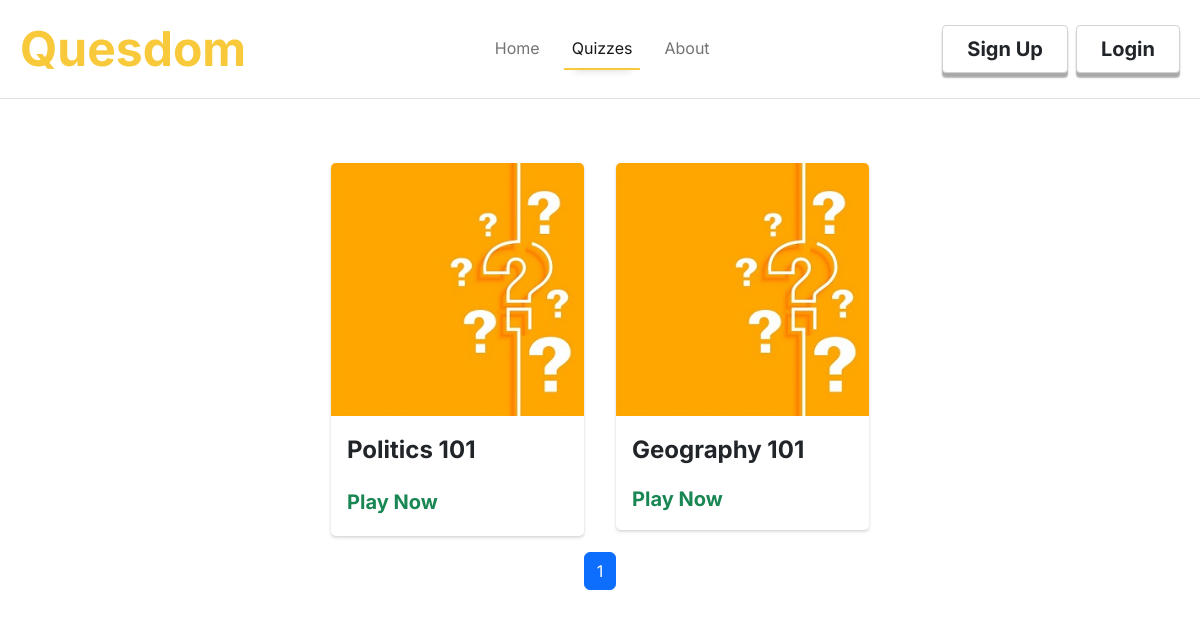
/allquizzes, run on an earlier commit of the app's database.
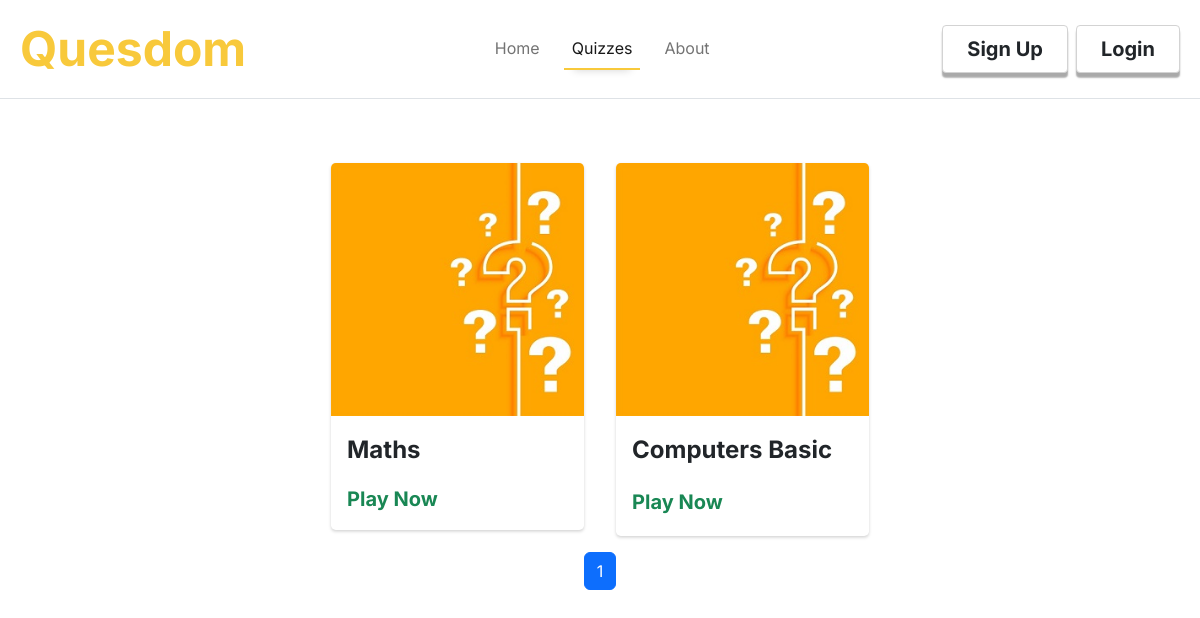
And on a later commit of the database.
### quesdom/models.py (models this page shows, shortened)
class Quizzes(db.Model):
    id = db.Column(db.Integer, primary_key = True)
    quiz_title = db.Column(db.String(30), nullable= False)
    quiz_description = db.Column(db.String(200), nullable=False)
    quiz_category = db.Column(db.String(20), nullable=False)
    quiz_difficulty = db.Column(db.String(10), nullable=False)
    timed = db.Column(db.Boolean, nullable = False)
    date_created = db.Column(db.DateTime, nullable=False, default=datetime.utcnow)
    author = db.Column(db.Integer, db.ForeignKey('users.id'), nullable=False)
    created_by = db.relationship('Users',backref='created_by',lazy=True)
    questions = db.relationship('Questions',backref='contains',cascade="all, delete-orphan",lazy=True)
    class_id = db.Column(db.Integer, db.ForeignKey('classrooms.id'), nullable=True)

### quesdom/routes.py (the view)
@app.route('/allquizzes')
def allquizzes():
    page = request.args.get('page',1, int)
    quizzes = Quizzes.query.filter_by(class_id = None).paginate(per_page = 4,page = page)
    return render_template('allquizzes.html',title='All Quizzes',quizzes=quizzes)

### quesdom/templates/allquizzes.html (shortened to what this page needs)
{%extends "layout.html"%}
{%block content%}
<div class="content-section justify-content-center row pt-md-5">
    {%if quizzes.query.count() == 0 %}
    <div class="col-10 col-md-6 btn btn-lg btn-light p-5 d-flex border justify-content-center mt-5 align-items-center">Quizzes will be added soon</div>
    {%else%}
    {%for quiz in quizzes.items%}
        <div class="col-10 col-sm-6 col-md-3 p-5 p-md-3">
            <div class="my-card" style="border-radius: 0.3rem; box-shadow: 0 0.1rem 0.2rem 0rem lightgrey; background-color: white;">
                <a href="{{url_for('quizdetails',quiz_id = quiz.id)}}" >
                    <div class="img-section" style="border-radius: 0.3rem 0.3rem 0 0; height: min-content; overflow: hidden;">
                        <img src="../static/quiz.jpg" class="img-fluid" style="width: 100%;"/>
                    </div>
                </a>
                <div class="text-section py-3 mx-3">
                    <a href="{{url_for('quizdetails',quiz_id = quiz.id)}}" class="text-decoration-none">
                        <p class="fs-4 fw-bold text-dark" style="text-overflow:ellipsis; white-space: nowrap; overflow: hidden;">{{quiz.quiz_title}}</p>
                    </a>
                    <div class="w-100 d-flex align-items-center justify-content-between">
                        <a href="{{url_for('playquiz',quiz_id=quiz.id)}}" class="fw-bold fs-5 text-success play-link">Play Now</a>
                        {%if quiz.timed %}
                            <a href="#"  data-bs-toggle="tooltip" data-bs-title="Questions in this quiz must be answered within a certain duration"><i class="ms-2 fs-4 bi bi-stopwatch-fill text-dark"></i>
                            </a>
                        {%endif%}
                    </div>
                </div>
            </div>
        </div>
    {%endfor%}
    <nav aria-label="..." class="d-flex justify-content-center">
        <ul class="pagination">
          {% for page_num in quizzes.iter_pages() %}
            {% if page_num %}
                {% if quizzes.page == page_num %}
                    <li class="page-item"><a class="active page-link" href="{{url_for('allquizzes',page=page_num)}}">{{page_num}}</a></li>
                {% else %}
                    <li class="page-item"><a class="page-link" href="{{url_for('allquizzes',page=page_num)}}">{{page_num}}</a></li>
                {% endif %}
            {% else %}
                <li class="page-item"><span>...</span></li>
            {% endif %}
          {% endfor %}
        </ul>
      </nav>
    {% endif %}
</div>
{%endblock%}

### quesdom/templates/layout.html (shortened to what this page needs)
<!DOCTYPE html>
<html lang="en">
  <head>
    <link rel="stylesheet" href="{{ url_for('static',filename='styles.css') }}"/>
    <link rel="stylesheet" href="{{ url_for('static',filename='../static/bootstrap-icons-1.9.1/bootstrap-icons.css') }}">
    <link href="{{ url_for('static',filename='../static/bootstrap-5.2.0-dist/css/bootstrap.min.css') }}" rel="stylesheet">
  </head>
  <body  style="height: 100vh; font-family: Inter;" onload="adjustLoginBtn();">
    <nav class="px-2 navbar navbar-expand-lg bg-opacity-50 bg-white border-bottom">
      <div class="container-fluid">
        <a class="navbar-brand fw-bolder" href="{{url_for('home')}}"><span class="brand-text">Quesdom</span></a>
        <div class="collapse navbar-collapse" id="navbarSupportedContent">
          <ul class="ms-auto navbar-nav me-auto mb-2 mb-lg-0">
                    <li class="nav-item ">
                      <a class="nav-link {%if title=='Home' %} active {%endif%} text-center" aria-current="page" href="{{url_for('home')}}">Home</a>
                    </li>
                      <li class="nav-item">
                        <a class="nav-link {%if title=='All Quizzes' %} active {%endif%} text-center mx-3" href="{{url_for('allquizzes')}}">Quizzes</a>
                      </li>
                      <li class="nav-item">
                        <a class="nav-link {%if title=='About Page' %} active {%endif%} text-center" href="{{url_for('about')}}">About</a>
                      </li>
          </ul>
            {% if current_user.is_authenticated %}
              <div class="login-btn d-flex justify-content-center">
                <a style="border: 1px solid lightgrey; transition: 0.2s;" class="bg-white login-btn-inner fw-bold px-4 py-2  text-dark btn fs-5 rounded-1 me-2" type="button" href="
                {%if current_user.role == 'Admin'%}
                  {{url_for('admin_indexquiz')}}
                {%elif current_user.role == 'Teacher'%}
                  {{url_for('teacher_indexclassrooms')}}
                {%elif current_user.role == 'Player'%}
                  {{url_for('player_account')}}
                {%else%}
                  {{url_for('student_account')}}
                {%endif%}
                  ">Dashboard</a>
                <a style="border: 1px solid lightgrey; transition: 0.2s;" class="bg-white login-btn-inner fw-bold px-4 py-2 btn text-dark fs-5 rounded-1 me-2" type="button" href="{{url_for('logout')}}">Logout</a>
              </div>
            {% else %}
              <div class="login-btn d-flex justify-content-center">
                <a style="border: 1px solid lightgrey; transition: 0.2s;" class="bg-white login-btn-inner fw-bold px-4 py-2 btn text-dark fs-5 rounded-1 me-2" type="button" href="{{url_for('registertype')}}">Sign Up</a>
                <a style="border: 1px solid lightgrey; transition: 0.2s;" class="bg-white login-btn-inner fw-bold px-4 py-2 btn text-dark fs-5 rounded-1" type="button" href="{{url_for('login')}}">Login</a>
              </div>
            {%endif%}
      </div>
    </nav>
    <div class="container">
            {%block content%}{%endblock%}
          </div>
</body>
</html>

### quesdom/static/styles.css (style rules this page uses)
:root { --main-color: rgb(248,201,59); }
.nav-link { border-bottom: 2px solid darkgrey; }
.brand-text { font-size: 3rem; color: var(--main-color); }
.login-btn-inner { box-shadow: 0 0.3rem 0.1rem 0 darkgrey; }
@media (min-width: 1200px) { .nav-link.active { border-bottom: 2px solid var(--main-color); box-shadow: 0 10px 0.5rem -10px lightgrey; } }
@media (max-width: 1200px) { .nav-link { border-bottom: none; } }
@media (max-width: 1200px) { .navbar { border-bottom: 1px solid lightgrey; } }
.play-link { text-decoration: none; }
.my-card { transition: 0.3s; cursor: pointer; }

What changed in the data, as far as the page shows it:
removed Quizzes: quiz_title "Politics 101", timed True (drawn)
removed Quizzes: quiz_title "Geography 101"
added Quizzes: quiz_title "Maths"
added Quizzes: quiz_title "Computers Basic", timed True (drawn)
